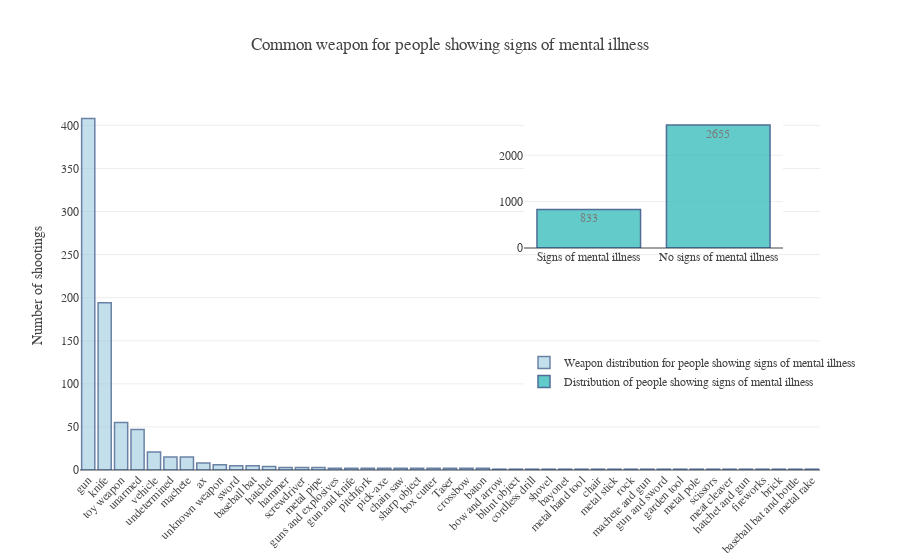

This figure's notebook cell:
### Markdown cell above
## Signs of Mental Illness & Common Weapon
---
Is someone who shows signs of mental illness more likely to have a weapon? What kind of weapon?

The dataset includes a feature that tells whether or not a person showed signs of mental illness. The next plot looks at the distribution of people showing signs of mental illness and the most common weapon ('armed' column) for people who did show signs of mental illness. 

Gun is the most common, which is also the most common weapon for the entire dataset. Same for the second most common item in plot which is knife, but the third one is different from the whole dataset: toy weapon. Toy weapon can include airsoft guns, BB guns, and replica guns and are difficult to discern from the [real thing](https://www.washingtonpost.com/investigations/in-two-years-police-killed-86-people-brandishing-guns-that-look-real--but-arent/2016/12/18/ec005c3a-b025-11e6-be1c-8cec35b1ad25_story.html?utm_term=.0cf19c6648fc).

### Code cell
ppl_with_mi = data.loc[data['signs_of_mental_illness'] == True]
ppl_with_no_mi = data.loc[data['signs_of_mental_illness'] == False]
x = ppl_with_mi['armed'].value_counts().index
y = []
for weapon in x:
    y.append(len(ppl_with_mi.loc[ppl_with_mi['armed'] == weapon]))

# Create trace for 'armed' distribution
trace_data_mi = go.Bar(x = x,
                       y = y,
                       marker = dict(
                           color = 'rgb(158,202,225)',
                           line = dict(
                               color = 'rgb(8,48,107)',
                               width = 1.5),
                       ),
                       opacity = 0.6,
                       name = 'Weapon distribution for people showing signs of mental illness'
                      )

# Create trace for mental illness distribution
trace_total_mi = go.Bar(x = ['Signs of mental illness', 'No signs of mental illness'],
                        y = [len(ppl_with_mi), len(ppl_with_no_mi)],
                        text = [len(ppl_with_mi), len(ppl_with_no_mi)],
                        textposition = 'auto',
                        marker = dict(
                            color = 'rgb(33, 181, 179)',
                            line = dict(
                                color = 'rgb(8,48,107)',
                                width = 1.5)
                        ),
                        opacity = 0.7,
                        xaxis='x2',
                        yaxis='y2',
                        name = 'Distribution of people showing signs of mental illness'
                       )

# Create layout
layout = go.Layout(font = dict(family = "Overpass"),
                   title = "Common weapon for people showing signs of mental illness",
                   legend=dict(x=.6, y=0.2),
                   xaxis=dict(tickangle=-45),
                   yaxis = dict(title = "Number of shootings"),
                   margin = dict(b = 90),
                   xaxis2=dict(
                       domain=[0.6, 0.95],
                       anchor='y2'
                   ),
                   yaxis2=dict(
                       domain=[0.6, 0.95],
                       anchor='x2',
                   )
                  )
fig = go.Figure(data=[trace_data_mi, trace_total_mi], layout=layout)
plotly.offline.iplot(fig , validate=False, show_link=False, image='png', filename='mental-illness-armed')

### Figure 1 — Plotly figure (JSON) as saved in the notebook; plotly's stock layout.template omitted (floating-point values rounded to 4 significant figures)
{"data": [{"marker": {"color": "rgb(158,202,225)", "line": {"color": "rgb(8,48,107)", "width": 1.5}}, "name": "Weapon distribution for people showing signs of mental illness", "opacity": 0.6, "type": "bar", "uid": "4823b50c-8662-11e8-84ba-8c85909d7190", "x": ["gun", "knife", "toy weapon", "unarmed", "vehicle", "undetermined", "machete", "ax", "unknown weapon", "sword", "baseball bat", "hatchet", "hammer", "screwdriver", "metal pipe", "guns and explosives", "gun and knife", "pitchfork", "pick-axe", "chain saw", "sharp object", "box cutter", "Taser", "crossbow", "baton", "bow and arrow", "blunt object", "cordless drill", "shovel", "bayonet", "metal hand tool", "chair", "metal stick", "rock", "machete and gun", "gun and sword", "garden tool", "metal pole", "scissors", "meat cleaver", "hatchet and gun", "fireworks", "brick", "baseball bat and bottle", "metal rake"], "y": [408, 194, 55, 47, 21, 15, 15, 8, 6, 5, 5, 4, 3, 3, 3, 2, 2, 2, 2, 2, 2, 2, 2, 2, 2, 1, 1, 1, 1, 1, 1, 1, 1, 1, 1, 1, 1, 1, 1, 1, 1, 1, 1, 1, 1]}, {"marker": {"color": "rgb(33, 181, 179)", "line": {"color": "rgb(8,48,107)", "width": 1.5}}, "name": "Distribution of people showing signs of mental illness", "opacity": 0.7, "text": ["833", "2655"], "textposition": "auto", "type": "bar", "uid": "4823b76e-8662-11e8-b72b-8c85909d7190", "x": ["Signs of mental illness", "No signs of mental illness"], "xaxis": "x2", "y": [833, 2655], "yaxis": "y2"}], "layout": {"font": {"family": "Overpass"}, "legend": {"x": 0.6, "y": 0.2}, "margin": {"b": 90}, "title": "Common weapon for people showing signs of mental illness", "xaxis": {"tickangle": -45}, "xaxis2": {"anchor": "y2", "domain": [0.6, 0.95]}, "yaxis": {"title": "Number of shootings"}, "yaxis2": {"anchor": "x2", "domain": [0.6, 0.95]}}}
